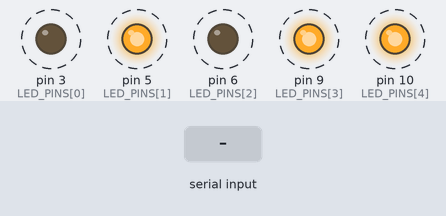
A sketch run on a simulated Arduino Uno, built with avr-gcc and run on an emulated ATmega328P. On the bench: output pins drawn as LEDs (lit = HIGH). Dashed ring = blinking. Inputs (shaded band) come from the test bench.

Above: at 1.2 s.
1.3 s: "1" received over Serial
4.3 s: "2" received over Serial
7.3 s: "0" received over Serial
At 7.8 s:
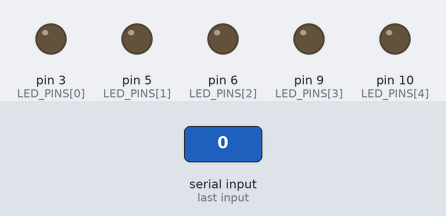
8.8 s: "1" received over Serial
At 10.21 s:
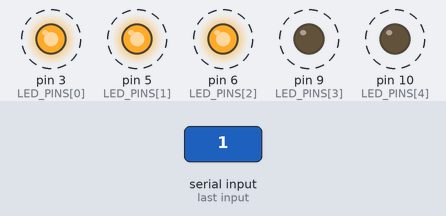
Timing chart, 0 to 12.8 s (numbered marks = the images above; inputs shaded):
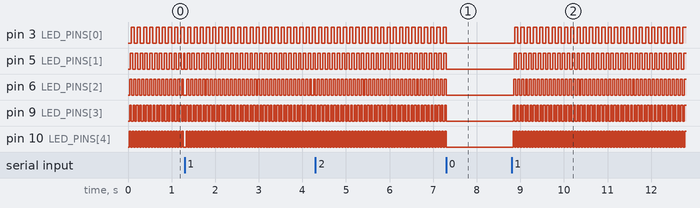

The sketch:

led_stimulus.ino
```cpp
// SSVEP stimulus: flickers 5 LEDs at exact, independent frequencies.
//
// Uses integer microsecond bookkeeping with a remainder, so the frequencies
// stay exact over long sessions instead of slowly drifting.
//
// Wiring: each LED pin -> 220-330 ohm resistor -> LED -> GND.
// Bigger, brighter targets give stronger brain responses, so diffuse each LED
// behind a few cm of frosted plastic or paper.
//
// Serial commands (115200 baud): '1' = flicker on, '0' = all LEDs off.
//
// SAFETY: flickering light in this range can trigger seizures in people with
// photosensitive epilepsy. Warn everyone before they look at it.

const int NUM_LEDS = 5;
const int LED_PINS[NUM_LEDS] = {3, 5, 6, 9, 10};
const unsigned long FREQ_HZ[NUM_LEDS] = {7, 9, 11, 13, 15};   // must match config.py

unsigned long nextToggle[NUM_LEDS];
unsigned long remainderAcc[NUM_LEDS];
bool ledState[NUM_LEDS];
bool running = true;

void scheduleNext(int i) {
  // Half period = 1,000,000 / (2 f) microseconds, kept exact with a remainder.
  unsigned long denom = 2 * FREQ_HZ[i];
  nextToggle[i] += 1000000UL / denom;
  remainderAcc[i] += 1000000UL % denom;
  if (remainderAcc[i] >= denom) {
    nextToggle[i] += 1;
    remainderAcc[i] -= denom;
  }
}

void resetTimers() {
  unsigned long now = micros();
  for (int i = 0; i < NUM_LEDS; i++) {
    nextToggle[i] = now;
    remainderAcc[i] = 0;
    ledState[i] = false;
    digitalWrite(LED_PINS[i], LOW);
    scheduleNext(i);
  }
}

void setup() {
  Serial.begin(115200);
  for (int i = 0; i < NUM_LEDS; i++) pinMode(LED_PINS[i], OUTPUT);
  resetTimers();
}

void loop() {
  if (Serial.available()) {
    char c = Serial.read();
    if (c == '0') {
      running = false;
      for (int i = 0; i < NUM_LEDS; i++) digitalWrite(LED_PINS[i], LOW);
    } else if (c == '1') {
      running = true;
      resetTimers();
    }
  }
  if (!running) return;

  unsigned long now = micros();
  for (int i = 0; i < NUM_LEDS; i++) {
    // Signed difference handles micros() rollover (~70 minutes).
    if ((long)(now - nextToggle[i]) >= 0) {
      ledState[i] = !ledState[i];
      digitalWrite(LED_PINS[i], ledState[i] ? HIGH : LOW);
      scheduleNext(i);
    }
  }
}
```

Measured:
- after the input at 7.3 s, pin 3 (LED_PINS[0]), pin 5 (LED_PINS[1]), pin 6 (LED_PINS[2]), pin 9 (LED_PINS[3]), pin 10 (LED_PINS[4]): goes on until 7.3 s, then stays LOW
- after the input at 8.8 s, pin 3 (LED_PINS[0]): alternates HIGH for 0.07 s and LOW for 0.07 s, starting after 0.07 s; pin 5 (LED_PINS[1]): alternates HIGH for 0.06 s and LOW for 0.06 s, starting after 0.06 s
- by itself, pin 3 (LED_PINS[0]): alternates HIGH for 0.07 s and LOW for 0.07 s
- by itself, pin 5 (LED_PINS[1]): alternates HIGH for 0.06 s and LOW for 0.06 s
- by itself, pin 6 (LED_PINS[2]): alternates HIGH for 0.05 s and LOW for 0.05 s
- by itself, pin 9 (LED_PINS[3]): alternates HIGH for 0.04 s and LOW for 0.04 s
- by itself, pin 10 (LED_PINS[4]): alternates HIGH for 0.03 s and LOW for 0.03 s
